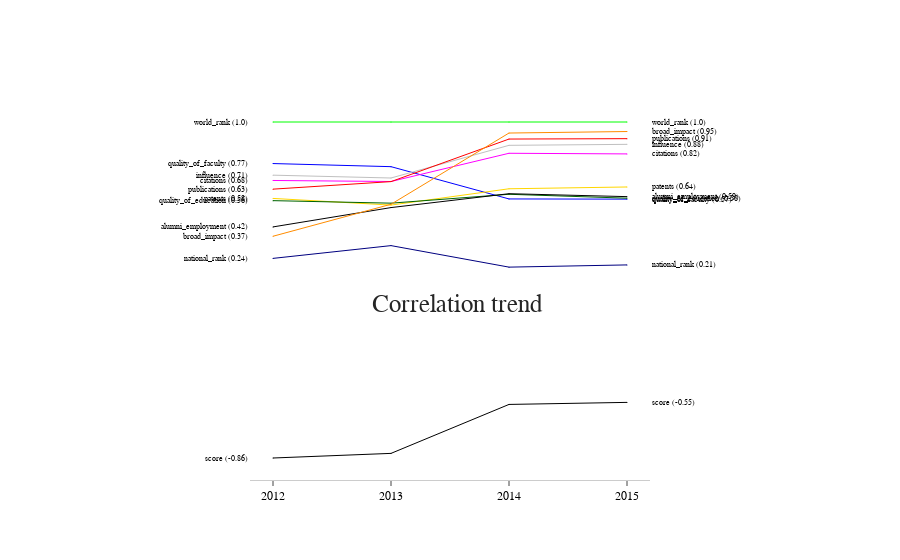

The notebook cell this image was saved under:
### Code cell
df2012carr = np.array(df2012c)
df2012cx=np.vstack((np.array(df2012c.columns),)*11)
df2012index = np.array(df2012c.index)
x_data = df2012cx
y_data = df2012carr
labels = df2012index

# setting up line size and colors
mode_size = [12, 8, 8, 8, 12, 8, 12, 8, 12, 8, 8]
line_size = [1, 1, 1, 1, 1, 1, 1, 1, 1, 1, 1]
colors = ['rgb(0,255,0)', 'rgb(0,0,255)', 'rgb(192,192,192)', 'rgb(255,0,255)','rgb(255,0,0)', 
          'rgb(255,215,0)', 'rgb(0,100,0)', 'rgb(0,0,0)','rgb(255,140,0)', 'rgb(0,0,128)', 'rgb(0,0,0)']

fig = go.Figure()
for i in range(0, len(labels)):
    fig.add_trace(go.Scatter(x=x_data[i], y=y_data[i], mode='lines+markers', name=labels[i],                   
        line=dict(color=colors[i], width=line_size[i]),
        marker=dict(color=colors[i], size=line_size[i]),
        connectgaps=True,
    ))
    
fig.update_layout(
    xaxis=dict(
        showline=True,
        showgrid=False,
        showticklabels=True,
        linecolor='rgb(204, 204, 204)',
        linewidth=1,
        ticks='outside',
        dtick = 1,
        constrain='domain',
        tickfont=dict(
            family='Arial',
            size=12 ,
            color='rgb(0,0,0)',
        ),
    ),
    yaxis=dict(
        showgrid=False,
        zeroline=False,
        showline=False,
        showticklabels=False,
        automargin= True,
    ),
    autosize=True,
    margin=dict(
        autoexpand=True,
        l=250,
        r=250,
    ),
    showlegend=False,
    plot_bgcolor='white'
)

annotations = []

# Adding labels
for y_trace, label, color in zip(y_data, labels, colors):
    # labeling the left_side of the plot
    annotations.append(dict(xref='paper', x=0, y=y_trace[0],
                                  xanchor='right', yanchor='middle',
                                  text=(label +' ({})').format(round(y_trace[0],2)),
                                  font=dict(family='Arial',
                                            size=8,color='rgb(1,1,1)'),
                                  showarrow=False
                           )
                      )
#     labeling the right_side of the plot
    annotations.append(dict(xref='paper', x=1, y=y_trace[3],
                                  xanchor='left', yanchor='middle',
                                  text=(label +' ({})').format(round(y_trace[3],2)),
                                  font=dict(family='Arial',
                                            size=8,color='rgb(1,1,1)'),
                                  showarrow=False)
                      )
# Title
annotations.append(dict(xref='paper', yref='paper', x=0.3, y=0.5,
                              xanchor='left', yanchor='top',
                              text='Correlation trend',
                              font=dict(family='Arial',
                                        size=25,
                                        color='rgb(37,37,37)'),
                              showarrow=False))
# fig['layout']['yaxis']['autorange'] = "reversed"

fig.update_layout(annotations=annotations)
fig.show()

### Figure 1 — Plotly figure (JSON) as saved in the notebook; plotly's stock layout.template omitted (floating-point values rounded to 4 significant figures)
{"data": [{"connectgaps": true, "line": {"color": "rgb(0,255,0)", "width": 1}, "marker": {"color": "rgb(0,255,0)", "size": 1}, "mode": "lines+markers", "name": "world_rank", "type": "scatter", "x": ["2012", "2013", "2014", "2015"], "y": [1, 1, 1, 1]}, {"connectgaps": true, "line": {"color": "rgb(0,0,255)", "width": 1}, "marker": {"color": "rgb(0,0,255)", "size": 1}, "mode": "lines+markers", "name": "quality_of_faculty", "type": "scatter", "x": ["2012", "2013", "2014", "2015"], "y": [0.7696, 0.7524, 0.5733, 0.5723]}, {"connectgaps": true, "line": {"color": "rgb(192,192,192)", "width": 1}, "marker": {"color": "rgb(192,192,192)", "size": 1}, "mode": "lines+markers", "name": "influence", "type": "scatter", "x": ["2012", "2013", "2014", "2015"], "y": [0.7052, 0.6895, 0.8706, 0.8761]}, {"connectgaps": true, "line": {"color": "rgb(255,0,255)", "width": 1}, "marker": {"color": "rgb(255,0,255)", "size": 1}, "mode": "lines+markers", "name": "citations", "type": "scatter", "x": ["2012", "2013", "2014", "2015"], "y": [0.6757, 0.6701, 0.8266, 0.8231]}, {"connectgaps": true, "line": {"color": "rgb(255,0,0)", "width": 1}, "marker": {"color": "rgb(255,0,0)", "size": 1}, "mode": "lines+markers", "name": "publications", "type": "scatter", "x": ["2012", "2013", "2014", "2015"], "y": [0.6277, 0.6695, 0.9055, 0.9076]}, {"connectgaps": true, "line": {"color": "rgb(255,215,0)", "width": 1}, "marker": {"color": "rgb(255,215,0)", "size": 1}, "mode": "lines+markers", "name": "patents", "type": "scatter", "x": ["2012", "2013", "2014", "2015"], "y": [0.5764, 0.5393, 0.6298, 0.6397]}, {"connectgaps": true, "line": {"color": "rgb(0,100,0)", "width": 1}, "marker": {"color": "rgb(0,100,0)", "size": 1}, "mode": "lines+markers", "name": "quality_of_education", "type": "scatter", "x": ["2012", "2013", "2014", "2015"], "y": [0.5639, 0.55, 0.5992, 0.5776]}, {"connectgaps": true, "line": {"color": "rgb(0,0,0)", "width": 1}, "marker": {"color": "rgb(0,0,0)", "size": 1}, "mode": "lines+markers", "name": "alumni_employment", "type": "scatter", "x": ["2012", "2013", "2014", "2015"], "y": [0.4183, 0.5254, 0.6024, 0.5862]}, {"connectgaps": true, "line": {"color": "rgb(255,140,0)", "width": 1}, "marker": {"color": "rgb(255,140,0)", "size": 1}, "mode": "lines+markers", "name": "broad_impact", "type": "scatter", "x": ["2012", "2013", "2014", "2015"], "y": [0.3665, 0.5439, 0.9388, 0.9472]}, {"connectgaps": true, "line": {"color": "rgb(0,0,128)", "width": 1}, "marker": {"color": "rgb(0,0,128)", "size": 1}, "mode": "lines+markers", "name": "national_rank", "type": "scatter", "x": ["2012", "2013", "2014", "2015"], "y": [0.2439, 0.3146, 0.1953, 0.2076]}, {"connectgaps": true, "line": {"color": "rgb(0,0,0)", "width": 1}, "marker": {"color": "rgb(0,0,0)", "size": 1}, "mode": "lines+markers", "name": "score", "type": "scatter", "x": ["2012", "2013", "2014", "2015"], "y": [-0.8629, -0.8373, -0.5659, -0.5546]}], "layout": {"annotations": [{"font": {"color": "rgb(1,1,1)", "family": "Arial", "size": 8}, "showarrow": false, "text": "world_rank (1.0)", "x": 0, "xanchor": "right", "xref": "paper", "y": 1, "yanchor": "middle"}, {"font": {"color": "rgb(1,1,1)", "family": "Arial", "size": 8}, "showarrow": false, "text": "world_rank (1.0)", "x": 1, "xanchor": "left", "xref": "paper", "y": 1, "yanchor": "middle"}, {"font": {"color": "rgb(1,1,1)", "family": "Arial", "size": 8}, "showarrow": false, "text": "quality_of_faculty (0.77)", "x": 0, "xanchor": "right", "xref": "paper", "y": 0.7696, "yanchor": "middle"}, {"font": {"color": "rgb(1,1,1)", "family": "Arial", "size": 8}, "showarrow": false, "text": "quality_of_faculty (0.57)", "x": 1, "xanchor": "left", "xref": "paper", "y": 0.5723, "yanchor": "middle"}, {"font": {"color": "rgb(1,1,1)", "family": "Arial", "size": 8}, "showarrow": false, "text": "influence (0.71)", "x": 0, "xanchor": "right", "xref": "paper", "y": 0.7052, "yanchor": "middle"}, {"font": {"color": "rgb(1,1,1)", "family": "Arial", "size": 8}, "showarrow": false, "text": "influence (0.88)", "x": 1, "xanchor": "left", "xref": "paper", "y": 0.8761, "yanchor": "middle"}, {"font": {"color": "rgb(1,1,1)", "family": "Arial", "size": 8}, "showarrow": false, "text": "citations (0.68)", "x": 0, "xanchor": "right", "xref": "paper", "y": 0.6757, "yanchor": "middle"}, {"font": {"color": "rgb(1,1,1)", "family": "Arial", "size": 8}, "showarrow": false, "text": "citations (0.82)", "x": 1, "xanchor": "left", "xref": "paper", "y": 0.8231, "yanchor": "middle"}, {"font": {"color": "rgb(1,1,1)", "family": "Arial", "size": 8}, "showarrow": false, "text": "publications (0.63)", "x": 0, "xanchor": "right", "xref": "paper", "y": 0.6277, "yanchor": "middle"}, {"font": {"color": "rgb(1,1,1)", "family": "Arial", "size": 8}, "showarrow": false, "text": "publications (0.91)", "x": 1, "xanchor": "left", "xref": "paper", "y": 0.9076, "yanchor": "middle"}, {"font": {"color": "rgb(1,1,1)", "family": "Arial", "size": 8}, "showarrow": false, "text": "patents (0.58)", "x": 0, "xanchor": "right", "xref": "paper", "y": 0.5764, "yanchor": "middle"}, {"font": {"color": "rgb(1,1,1)", "family": "Arial", "size": 8}, "showarrow": false, "text": "patents (0.64)", "x": 1, "xanchor": "left", "xref": "paper", "y": 0.6397, "yanchor": "middle"}, {"font": {"color": "rgb(1,1,1)", "family": "Arial", "size": 8}, "showarrow": false, "text": "quality_of_education (0.56)", "x": 0, "xanchor": "right", "xref": "paper", "y": 0.5639, "yanchor": "middle"}, {"font": {"color": "rgb(1,1,1)", "family": "Arial", "size": 8}, "showarrow": false, "text": "quality_of_education (0.58)", "x": 1, "xanchor": "left", "xref": "paper", "y": 0.5776, "yanchor": "middle"}, {"font": {"color": "rgb(1,1,1)", "family": "Arial", "size": 8}, "showarrow": false, "text": "alumni_employment (0.42)", "x": 0, "xanchor": "right", "xref": "paper", "y": 0.4183, "yanchor": "middle"}, {"font": {"color": "rgb(1,1,1)", "family": "Arial", "size": 8}, "showarrow": false, "text": "alumni_employment (0.59)", "x": 1, "xanchor": "left", "xref": "paper", "y": 0.5862, "yanchor": "middle"}, {"font": {"color": "rgb(1,1,1)", "family": "Arial", "size": 8}, "showarrow": false, "text": "broad_impact (0.37)", "x": 0, "xanchor": "right", "xref": "paper", "y": 0.3665, "yanchor": "middle"}, {"font": {"color": "rgb(1,1,1)", "family": "Arial", "size": 8}, "showarrow": false, "text": "broad_impact (0.95)", "x": 1, "xanchor": "left", "xref": "paper", "y": 0.9472, "yanchor": "middle"}, {"font": {"color": "rgb(1,1,1)", "family": "Arial", "size": 8}, "showarrow": false, "text": "national_rank (0.24)", "x": 0, "xanchor": "right", "xref": "paper", "y": 0.2439, "yanchor": "middle"}, {"font": {"color": "rgb(1,1,1)", "family": "Arial", "size": 8}, "showarrow": false, "text": "national_rank (0.21)", "x": 1, "xanchor": "left", "xref": "paper", "y": 0.2076, "yanchor": "middle"}, {"font": {"color": "rgb(1,1,1)", "family": "Arial", "size": 8}, "showarrow": false, "text": "score (-0.86)", "x": 0, "xanchor": "right", "xref": "paper", "y": -0.8629, "yanchor": "middle"}, {"font": {"color": "rgb(1,1,1)", "family": "Arial", "size": 8}, "showarrow": false, "text": "score (-0.55)", "x": 1, "xanchor": "left", "xref": "paper", "y": -0.5546, "yanchor": "middle"}, {"font": {"color": "rgb(37,37,37)", "family": "Arial", "size": 25}, "showarrow": false, "text": "Correlation trend", "x": 0.3, "xanchor": "left", "xref": "paper", "y": 0.5, "yanchor": "top", "yref": "paper"}], "autosize": true, "margin": {"autoexpand": true, "l": 250, "r": 250}, "plot_bgcolor": "white", "showlegend": false, "xaxis": {"constrain": "domain", "dtick": 1, "linecolor": "rgb(204, 204, 204)", "linewidth": 1, "showgrid": false, "showline": true, "showticklabels": true, "tickfont": {"color": "rgb(0,0,0)", "family": "Arial", "size": 12}, "ticks": "outside"}, "yaxis": {"automargin": true, "showgrid": false, "showline": false, "showticklabels": false, "zeroline": false}}}
